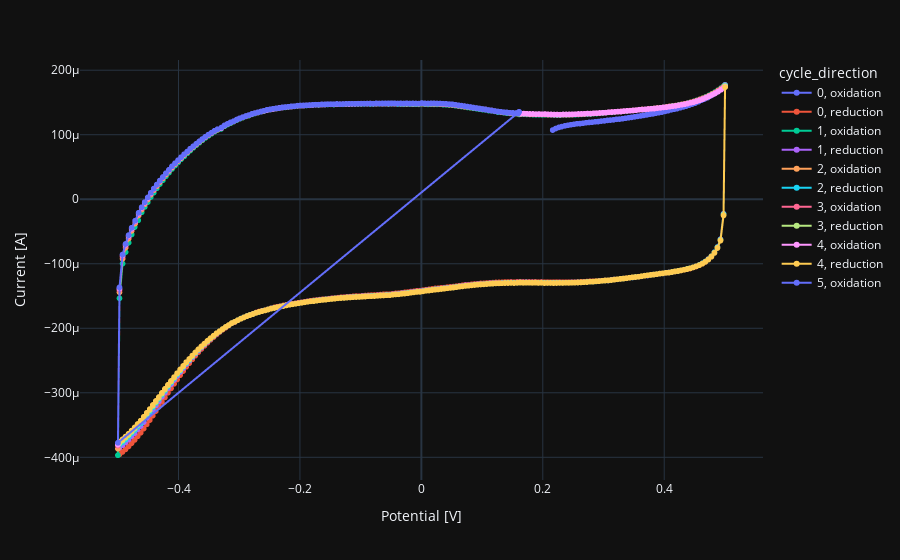

Notebook code for this chart:
### Code cell
my_cv.show_current_potential(template='plotly_dark')

### Figure 1 — Plotly figure (JSON) as saved in the notebook; plotly's stock layout.template omitted (floating-point values rounded to 4 significant figures; data arrays with more than 128 entries replaced by an {"elided": "..."} marker saying what was removed)
{"data": [{"hovertemplate": "cycle_direction=0, oxidation<br>Potential [V]=%{x}<br>Current [A]=%{y}<extra></extra>", "legendgroup": "0, oxidation", "line": {"color": "#636efa", "dash": "solid"}, "marker": {"symbol": "circle"}, "mode": "lines+markers", "name": "0, oxidation", "showlegend": true, "type": "scattergl", "x": [0.2162, 0.2212, 0.2262, 0.2312, 0.2362, 0.2412, 0.2463, 0.2512, 0.2563, 0.2613, 0.2662, 0.2712, 0.2762, 0.2812, 0.2862, 0.2912, 0.2962, 0.3013, 0.3063, 0.3113, 0.3163, 0.3213, 0.3263, 0.3313, 0.3363, 0.3412, 0.3463, 0.3512, 0.3562, 0.3613, 0.3663, 0.3713, 0.3763, 0.3813, 0.3863, 0.3913, 0.3963, 0.4013, 0.4062, 0.4113, 0.4163, 0.4213, 0.4263, 0.4313, 0.4363, 0.4413, 0.4462, 0.4513, 0.4562, 0.4613, 0.4663, 0.4713, 0.4763, 0.4813, 0.4863, 0.4913, 0.4963, 0.4995, 0.5002, 0.5002], "xaxis": "x", "y": [0.0001072, 0.0001096, 0.0001113, 0.0001126, 0.0001137, 0.0001146, 0.0001155, 0.0001161, 0.000117, 0.0001173, 0.0001178, 0.0001186, 0.000119, 0.0001194, 0.00012, 0.0001204, 0.0001211, 0.0001214, 0.0001222, 0.0001227, 0.000123, 0.0001238, 0.0001242, 0.0001249, 0.0001256, 0.0001262, 0.0001268, 0.0001277, 0.0001285, 0.0001291, 0.00013, 0.0001307, 0.0001316, 0.0001323, 0.0001334, 0.0001343, 0.0001351, 0.0001362, 0.0001371, 0.0001385, 0.0001394, 0.0001405, 0.0001417, 0.0001431, 0.0001444, 0.000146, 0.0001475, 0.0001491, 0.0001511, 0.0001535, 0.0001554, 0.0001575, 0.0001602, 0.0001629, 0.0001658, 0.0001691, 0.0001726, 0.0001753, 0.000177, 0.0001765], "yaxis": "y"}, {"hovertemplate": "cycle_direction=0, reduction<br>Potential [V]=%{x}<br>Current [A]=%{y}<extra></extra>", "legendgroup": "0, reduction", "line": {"color": "#EF553B", "dash": "solid"}, "marker": {"symbol": "circle"}, "mode": "lines+markers", "name": "0, reduction", "showlegend": true, "type": "scattergl", "x": {"elided": "201 float values"}, "xaxis": "x", "y": {"elided": "201 float values"}, "yaxis": "y"}, {"hovertemplate": "cycle_direction=1, oxidation<br>Potential [V]=%{x}<br>Current [A]=%{y}<extra></extra>", "legendgroup": "1, oxidation", "line": {"color": "#00cc96", "dash": "solid"}, "marker": {"symbol": "circle"}, "mode": "lines+markers", "name": "1, oxidation", "showlegend": true, "type": "scattergl", "x": {"elided": "204 float values"}, "xaxis": "x", "y": {"elided": "204 float values"}, "yaxis": "y"}, {"hovertemplate": "cycle_direction=1, reduction<br>Potential [V]=%{x}<br>Current [A]=%{y}<extra></extra>", "legendgroup": "1, reduction", "line": {"color": "#ab63fa", "dash": "solid"}, "marker": {"symbol": "circle"}, "mode": "lines+markers", "name": "1, reduction", "showlegend": true, "type": "scattergl", "x": {"elided": "201 float values"}, "xaxis": "x", "y": {"elided": "201 float values"}, "yaxis": "y"}, {"hovertemplate": "cycle_direction=2, oxidation<br>Potential [V]=%{x}<br>Current [A]=%{y}<extra></extra>", "legendgroup": "2, oxidation", "line": {"color": "#FFA15A", "dash": "solid"}, "marker": {"symbol": "circle"}, "mode": "lines+markers", "name": "2, oxidation", "showlegend": true, "type": "scattergl", "x": {"elided": "204 float values"}, "xaxis": "x", "y": {"elided": "204 float values"}, "yaxis": "y"}, {"hovertemplate": "cycle_direction=2, reduction<br>Potential [V]=%{x}<br>Current [A]=%{y}<extra></extra>", "legendgroup": "2, reduction", "line": {"color": "#19d3f3", "dash": "solid"}, "marker": {"symbol": "circle"}, "mode": "lines+markers", "name": "2, reduction", "showlegend": true, "type": "scattergl", "x": {"elided": "201 float values"}, "xaxis": "x", "y": {"elided": "201 float values"}, "yaxis": "y"}, {"hovertemplate": "cycle_direction=3, oxidation<br>Potential [V]=%{x}<br>Current [A]=%{y}<extra></extra>", "legendgroup": "3, oxidation", "line": {"color": "#FF6692", "dash": "solid"}, "marker": {"symbol": "circle"}, "mode": "lines+markers", "name": "3, oxidation", "showlegend": true, "type": "scattergl", "x": {"elided": "204 float values"}, "xaxis": "x", "y": {"elided": "204 float values"}, "yaxis": "y"}, {"hovertemplate": "cycle_direction=3, reduction<br>Potential [V]=%{x}<br>Current [A]=%{y}<extra></extra>", "legendgroup": "3, reduction", "line": {"color": "#B6E880", "dash": "solid"}, "marker": {"symbol": "circle"}, "mode": "lines+markers", "name": "3, reduction", "showlegend": true, "type": "scattergl", "x": {"elided": "201 float values"}, "xaxis": "x", "y": {"elided": "201 float values"}, "yaxis": "y"}, {"hovertemplate": "cycle_direction=4, oxidation<br>Potential [V]=%{x}<br>Current [A]=%{y}<extra></extra>", "legendgroup": "4, oxidation", "line": {"color": "#FF97FF", "dash": "solid"}, "marker": {"symbol": "circle"}, "mode": "lines+markers", "name": "4, oxidation", "showlegend": true, "type": "scattergl", "x": {"elided": "204 float values"}, "xaxis": "x", "y": {"elided": "204 float values"}, "yaxis": "y"}, {"hovertemplate": "cycle_direction=4, reduction<br>Potential [V]=%{x}<br>Current [A]=%{y}<extra></extra>", "legendgroup": "4, reduction", "line": {"color": "#FECB52", "dash": "solid"}, "marker": {"symbol": "circle"}, "mode": "lines+markers", "name": "4, reduction", "showlegend": true, "type": "scattergl", "x": {"elided": "201 float values"}, "xaxis": "x", "y": {"elided": "201 float values"}, "yaxis": "y"}, {"hovertemplate": "cycle_direction=5, oxidation<br>Potential [V]=%{x}<br>Current [A]=%{y}<extra></extra>", "legendgroup": "5, oxidation", "line": {"color": "#636efa", "dash": "solid"}, "marker": {"symbol": "circle"}, "mode": "lines+markers", "name": "5, oxidation", "showlegend": true, "type": "scattergl", "x": {"elided": "269 float values"}, "xaxis": "x", "y": {"elided": "269 float values"}, "yaxis": "y"}], "layout": {"legend": {"title": {"text": "cycle_direction"}, "tracegroupgap": 0}, "margin": {"t": 60}, "xaxis": {"anchor": "y", "domain": [0, 1], "title": {"text": "Potential [V]"}}, "yaxis": {"anchor": "x", "domain": [0, 1], "title": {"text": "Current [A]"}}}}
